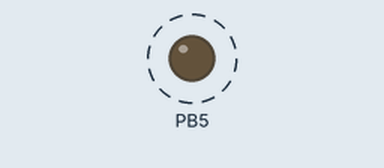
Simulated run of this program. Board: ATmega328P, built with avr-gcc and emulated at 16 MHz. Shown: output pins drawn as LEDs (lit = HIGH). Dashed ring = blinking.

Above: at 0.05 s.
Timing chart, 0 to 3.0 s (numbered marks = the images above):
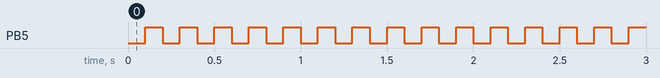

Measured:
- by itself, PB5: alternates HIGH for 0.10 s and LOW for 0.10 s

The program:

main.c
```c
/*
 * P1_Exercice_01.c
 *
 * Created: 09/02/2026 12:01:43
 * Author : DCE
 */

#define F_CPU 16000000UL
// Define CPU frequency as 16 MHz
#include <avr/io.h>
#include <util/delay.h>
#include "SETUP.h"
int main(void) {
	// --------------------------- SETUP ----------------------------
	//---------------------------------------
	// 1. Set pin 5 in port  B  as output pin
	//---------------------------------------
	DDRB |=(1<<DDB5);
	//----------------------------- LOOP ------------------- --------
	while (1) {
		//--------------------------------------------
		// 1.- LED OFF by clearing the pin 5 in port B
		//--------------------------------------------
		PORTB &=~(1<<PORTB5);
		//---------------------------------------
		// 2.- Delay of N milli-seconds
		//---------------------------------------
		_delay_ms(BLINK_TIME);
		//------------------------------------------------
		// 3.- LED ON by setting the pin 5 in port B
		//------------------------------------------------
		PORTB |=(1<<PORTB5);
		//---------------------------------------
		// 4.- Delay of N milli-seconds
		//---------------------------------------
		_delay_ms(BLINK_TIME);
		//---------------------------------------
	}
}
```

SETUP.h
```c
/*
 * SETUP.h
 *
 * Created: 09/02/2026 12:04:23
 *  Author: DCE
 */


#ifndef SETUP_H_
#define SETUP_H_

//Time in ms the LED stays ON or OFF
#define BLINK_TIME 100


#endif /* SETUP_H_ */
```
